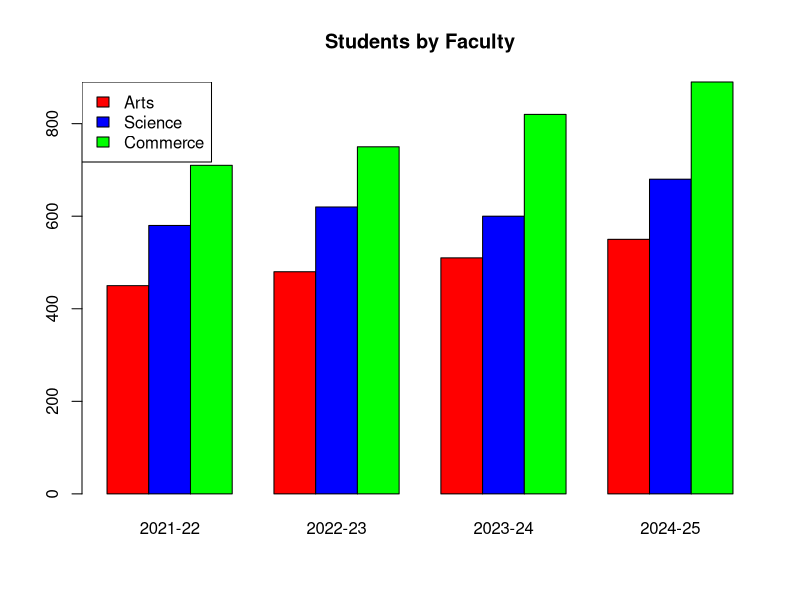
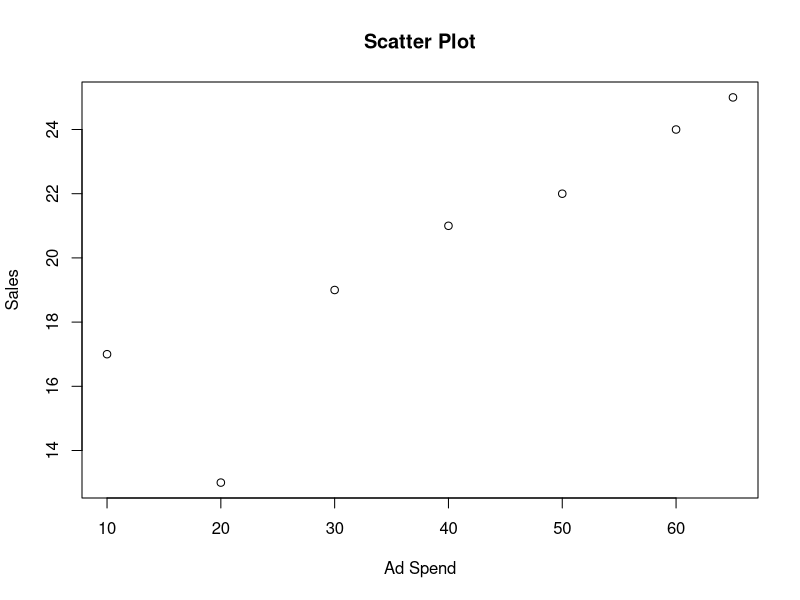

Generate these figures, in order, with R: (Note: this script raises an error after producing the figures.)
##Slip - 27

##Q.1 - (A)

x = c(24,48,36,72,28,50,42,38,45,60,31,29,55,40,33)

# Harmonic Mean
length(x)/sum(1/x)

# Geometric Mean
exp(mean(log(x)))

# Coefficient of Variation
(sd(x)/mean(x))*100

##Q.1 - (B)

year = c("2021-22","2022-23","2023-24","2024-25")

arts = c(450,480,510,550)
science = c(580,620,600,680)
commerce = c(710,750,820,890)

m = rbind(arts,science,commerce)

barplot(m,beside=TRUE,
        col=c("red","blue","green"),
        names.arg=year,
        main="Students by Faculty")

legend("topleft",
       legend=c("Arts","Science","Commerce"),
       fill=c("red","blue","green"))

##Q.2 - A

x = seq(100,200,5)

# divisible by 3
x[x %% 3 == 0]

# first 3
head(x,3)

# last 3
tail(x,3)

##Q.2 - B

X = c(10,20,30,40,50,60,65)
Y = c(17,13,19,21,22,24,25)

# Spearman
cor(X,Y,method="spearman")

# Scatter
plot(X,Y,main="Scatter Plot",
     xlab="Ad Spend",ylab="Sales")

##Q.3 - A

x = c(70,78,62,66,61,72,58,64,60,73,74,76)

t.test(x,mu=73,alternative="less")

##Q.3 - B

x = c(1,2,3,4)
y = c(10,12,15)
z = c(24,28)
w = c(17)

data.frame(x,z)
data.frame(x,w)
data.frame(y,w)
data.frame(y,z)

##Q.4 - A

x = rbinom(50,12,0.657)

mean(x)

median(x)

##Q.4 - B

x = seq(0.1,20,0.1)

y = dchisq(x,10)

plot(x,y,type="l",
     main="Chi-square df=10",
     xlab="x",ylab="Density")
